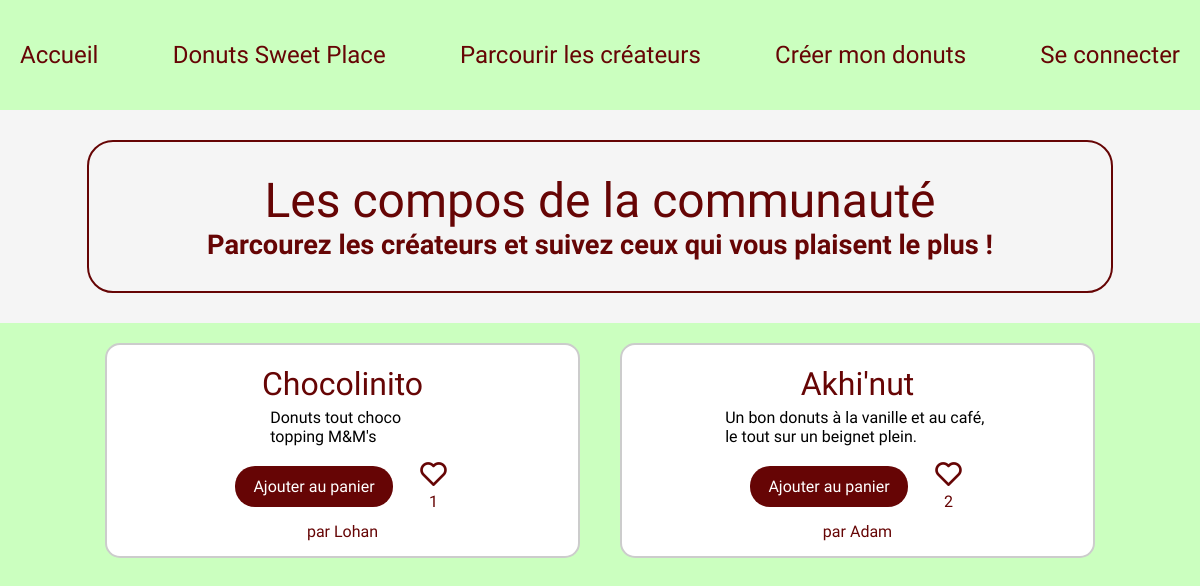
Page /parcourir.php on the earlier database version.
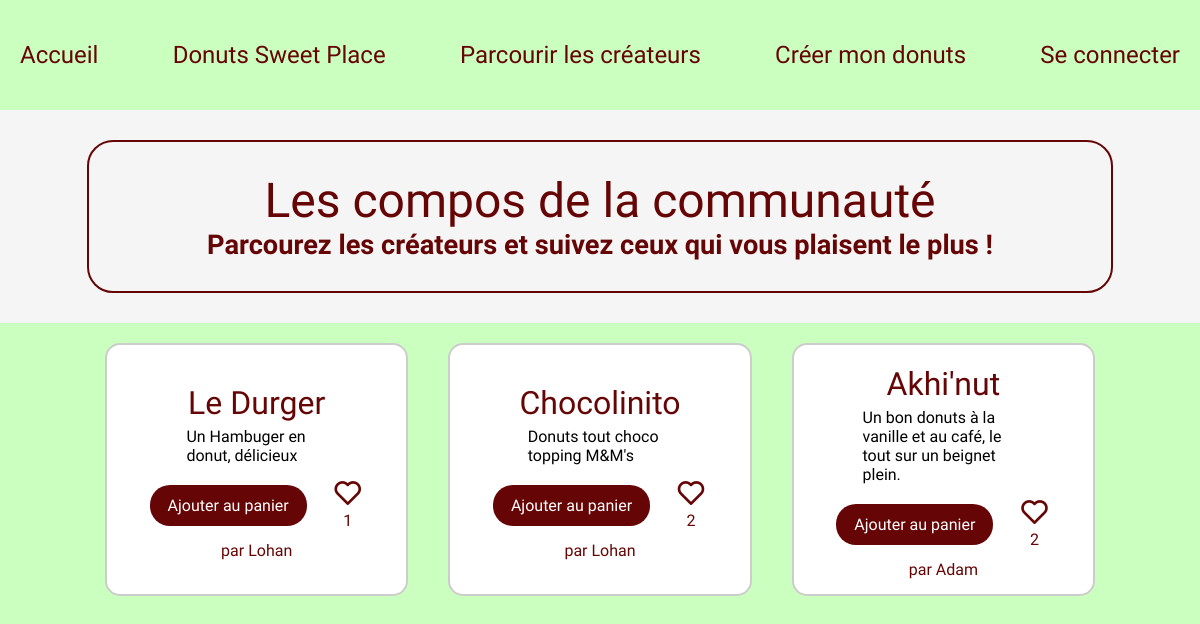
Same page on the later database version.
### tables this page shows
CREATE TABLE IF NOT EXISTS `compositions_donuts` (
  `id_composition` int NOT NULL AUTO_INCREMENT,
  `donut_name` varchar(255) DEFAULT NULL,
  `id_beignet` int NOT NULL,
  `id_fourrage` int NOT NULL,
  `id_glacage` int NOT NULL,
  `id_topping` int NOT NULL,
  `id_createur` int NOT NULL,
  `image` varchar(255) DEFAULT NULL,
  `description` text,
  `type` varchar(20) NOT NULL,
  PRIMARY KEY (`id_composition`),
  KEY `fk_beignet` (`id_beignet`),
  KEY `fk_createur` (`id_createur`),
  KEY `fk_fourrage` (`id_fourrage`),
  KEY `fk_glacage` (`id_glacage`),
  KEY `fk_topping` (`id_topping`)
);

CREATE TABLE IF NOT EXISTS `users` (
  `id_user` int NOT NULL AUTO_INCREMENT,
  `login` varchar(30) NOT NULL,
  `mdp` varchar(90) NOT NULL,
  `photo` text NOT NULL,
  `description` text NOT NULL,
  `admin` int NOT NULL,
  PRIMARY KEY (`id_user`)
);

### models/donuts_users.php (called while the page is built, shortened)
<?php
function getDonutsUsers(PDO $pdo, int $userId = 0, int $limit = 0, bool $random = false): array
{
    $sql = "
    SELECT c.id_composition,
           c.donut_name,
           c.image,
           c.description,
           u.id_user AS creator_id,
           u.login AS creator_name,
           COALESCE(l.likes, 0) AS likes,
           EXISTS(
             SELECT 1 FROM fk_like f
             WHERE f.id_compositions_donuts = c.id_composition
               AND f.id_users = :userId
           ) AS already_liked
    FROM compositions_donuts c
    JOIN users u ON c.id_createur = u.id_user
    LEFT JOIN (
        SELECT id_compositions_donuts, COUNT(*) AS likes
        FROM fk_like
        GROUP BY id_compositions_donuts
    ) l ON l.id_compositions_donuts = c.id_composition
    ";
    if ($random) {
        $sql .= " ORDER BY RAND() ";
    } else {
        $sql .= " ORDER BY c.id_composition DESC ";
    }
    $stmt = $pdo->prepare($sql);
    $stmt->bindValue(':userId', $userId, PDO::PARAM_INT);
    $stmt->execute();
    return $stmt->fetchAll(PDO::FETCH_ASSOC);
}

### views/_donuts_users.php (the view, shortened to what this page needs)
<div class="card">
    <h3><?= htmlspecialchars($donut['donut_name']) ?></h3>
    <div class="content">
        <p class="compo"><?= htmlspecialchars($donut['description']) ?></p>
    </div>
    <div class="interaction">
        <a href="addpanier.php?id=<?= $donut['id_composition'] ?>" class="btn">
            Ajouter au panier
        </a>
        <div class="like">
            <i class="btnlike bx <?= $donut['already_liked'] ? 'bxs-heart' : 'bx-heart' ?>"
                data-id="<?= $donut['id_composition'] ?>" data-liked="<?= $donut['already_liked'] ? '1' : '0' ?>"></i>
            <p class="nb_like"><?= $donut['likes'] ?></p>
        </div>
    </div>
    <a class='creator' href="profil.php?id=<?= $donut['creator_id'] ?>">par
        <?= htmlspecialchars($donut['creator_name']) ?>
    </a>
</div>

### parcourir.php (shortened to what this page needs)
<?php
require 'config.php';
require 'models/donuts_users.php';
$userId = $_SESSION['id'] ?? 0;
$donuts = getDonutsUsers($pdo, $userId);
?>
<!DOCTYPE html>
<html lang="fr">
<head>
    <?php include 'css/links.php'; ?>
</head>
<body>
    <?php include 'header/header.php'; ?>
    <div class="welcome">
        <div class="content">
            <h1>Les compos de la communauté</h1>
            <p class='slogan'>Parcourez les créateurs et suivez ceux qui vous plaisent le plus !</p>
        </div>
    </div>
    <div class="tendances">
        <div class="cards-container">
            <?php foreach ($donuts as $donut): ?>
                <?php include 'views/_donuts_users.php'; ?>
            <?php endforeach; ?>
        </div>
    </div>
</body>
</html>

Differences in the rows shown:
added compositions_donuts: donut_name "Le Durger", description "Un Hambuger en donut, délicieux", likes "1", id_createur.login "Lohan"
computed for compositions_donuts "Chocolinito": likes "1" → "2"
